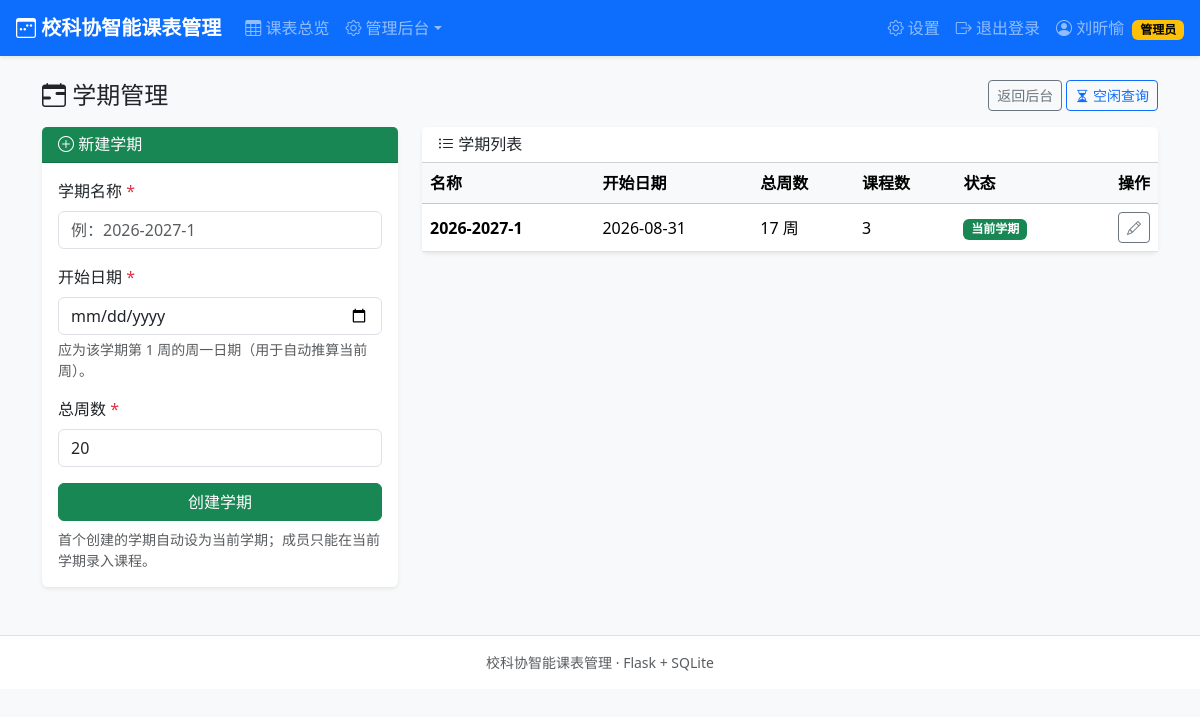
The page /admin/semesters (signed in) on the database as committed earlier.
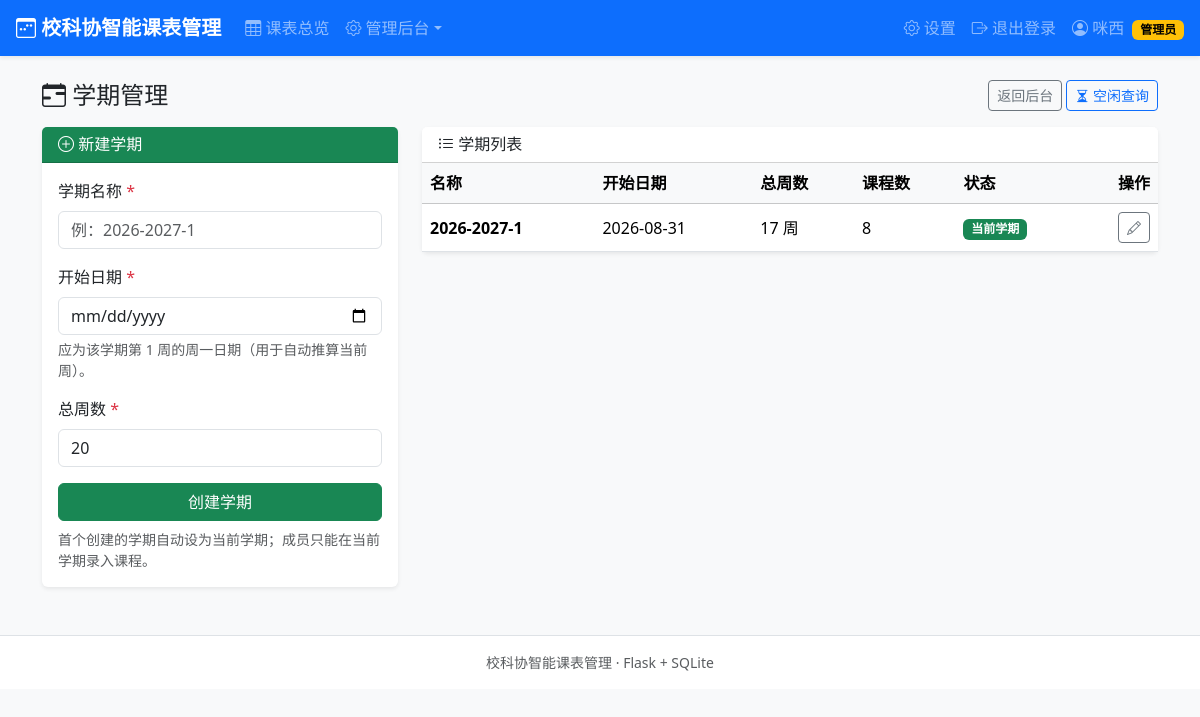
The same page on the database as committed later.
### tables this page shows
CREATE TABLE users (
        id            INTEGER PRIMARY KEY AUTOINCREMENT,
        student_id    TEXT NOT NULL UNIQUE,
        password_hash TEXT NOT NULL,
        name          TEXT NOT NULL,
        identity      TEXT NOT NULL,               -- 主席/部长/干事
        department    TEXT,                        -- 主席可以为空
        cohort        INTEGER NOT NULL,            -- 届数，如 2026
        role          TEXT NOT NULL DEFAULT 'member',  -- admin/member
        created_at    TEXT NOT NULL
    , major TEXT NOT NULL DEFAULT '');

CREATE TABLE semesters (
        id          INTEGER PRIMARY KEY AUTOINCREMENT,
        name        TEXT NOT NULL UNIQUE,          -- 如 2026-2027-1
        start_date  TEXT NOT NULL,                 -- YYYY-MM-DD(周一)
        total_weeks INTEGER NOT NULL,
        is_active   INTEGER NOT NULL DEFAULT 0,
        created_at  TEXT NOT NULL
    );

### app.py (the view)
@app.route("/admin/semesters")
@admin_required
def admin_semesters():
    semesters = query("SELECT s.*, (SELECT COUNT(*) FROM courses c WHERE c.semester_id=s.id) AS cnt "
                      "FROM semesters s ORDER BY s.id DESC")
    return render_template("admin/semesters.html", semesters=semesters)

### app.py (called while the page is built)
def get_db():
    if "db" not in g:
        conn = sqlite3.connect(DB_PATH)
        conn.row_factory = sqlite3.Row
        conn.execute("PRAGMA foreign_keys = ON")
        g.db = conn
    return g.db

def query(sql, args=()):
    return get_db().execute(sql, args).fetchall()

def query_one(sql, args=()):
    return get_db().execute(sql, args).fetchone()

def login_required(view):
    @wraps(view)
    def wrapped(*args, **kwargs):
        if session.get("user_id") is None:
            flash("请先登录", "warning")
            return redirect(url_for("login", next=request.full_path if request.query_string else url_for("index")))
        return view(*args, **kwargs)
    return wrapped

def admin_required(view):
    @wraps(view)
    @login_required
    def wrapped(*args, **kwargs):
        user = get_current_user()
        if user is None or user["role"] != "admin":
            flash("需要管理员权限", "danger")
            return redirect(url_for("index"))
        return view(*args, **kwargs)
    return wrapped

def get_current_user():
    uid = session.get("user_id")
    if uid is None:
        return None
    return query_one("SELECT * FROM users WHERE id = ?", (uid,))

### templates/admin/semesters.html (shortened to what this page needs)
{% extends "base.html" %}
{% block content %}
<div class="d-flex justify-content-between align-items-center mb-3">
  <h4 class="mb-0"><i class="bi bi-calendar-range"></i> 学期管理</h4>
  <div>
    <a class="btn btn-sm btn-outline-secondary" href="{{ url_for('admin_index') }}">返回后台</a>
    <a class="btn btn-sm btn-outline-primary" href="{{ url_for('admin_free') }}"><i class="bi bi-hourglass-split"></i> 空闲查询</a>
  </div>
</div>
<div class="row g-4">
  <div class="col-lg-4">
    <div class="card shadow-sm">
      <div class="card-header bg-success text-white"><h6 class="mb-0"><i class="bi bi-plus-circle"></i> 新建学期</h6></div>
      <div class="card-body">
        <form method="post" action="{{ url_for('admin_semester_add') }}">
          <div class="mb-3">
            <label class="form-label">学期名称 <span class="text-danger">*</span></label>
            <input class="form-control" name="name" placeholder="例：2026-2027-1" required>
          </div>
          <div class="mb-3">
            <label class="form-label">开始日期 <span class="text-danger">*</span></label>
            <input class="form-control" type="date" name="start_date" required>
            <div class="form-text">应为该学期第 1 周的周一日期（用于自动推算当前周）。</div>
          </div>
          <div class="mb-3">
            <label class="form-label">总周数 <span class="text-danger">*</span></label>
            <input class="form-control" type="number" name="total_weeks" min="1" max="30" value="20" required>
          </div>
          <button class="btn btn-success w-100" type="submit">创建学期</button>
        </form>
        <div class="form-text mt-2">首个创建的学期自动设为当前学期；成员只能在当前学期录入课程。</div>
      </div>
    </div>
  </div>
  <div class="col-lg-8">
    <div class="card shadow-sm">
      <div class="card-header bg-white"><h6 class="mb-0"><i class="bi bi-list-ul"></i> 学期列表</h6></div>
      <div class="table-responsive">
        <table class="table table-hover align-middle mb-0">
          <thead class="table-light">
            <tr><th>名称</th><th>开始日期</th><th>总周数</th><th>课程数</th><th>状态</th><th class="text-end">操作</th></tr>
          </thead>
          <tbody>
            {% for s in semesters %}
            <tr>
              <td class="fw-bold">{{ s.name }}</td>
              <td>{{ s.start_date }}</td>
              <td>{{ s.total_weeks }} 周</td>
              <td>{{ s.cnt }}</td>
              <td>
                {% if s.is_active %}<span class="badge text-bg-success">当前学期</span>
                {% else %}<span class="badge text-bg-light border">未启用</span>{% endif %}
              </td>
              <td class="text-end">
                <a class="btn btn-sm btn-outline-secondary" href="{{ url_for('admin_semester_edit', sid=s.id) }}" title="编辑"><i class="bi bi-pencil"></i></a>
              </td>
            </tr>
            {% endfor %}
          </tbody>
        </table>
      </div>
    </div>
  </div>
</div>
{% endblock %}

### templates/base.html (shortened to what this page needs)
<!DOCTYPE html>
<html lang="zh-CN">
<head>
  <link href="https://cdn.jsdelivr.net/npm/bootstrap@5.3.3/dist/css/bootstrap.min.css" rel="stylesheet">
  <link href="https://cdn.jsdelivr.net/npm/bootstrap-icons@1.11.3/font/bootstrap-icons.min.css" rel="stylesheet">
  <link href="{{ url_for('static', filename='style.css') }}" rel="stylesheet">
</head>
<body class="bg-light">
{% if session.get('user_id') %}
<nav class="navbar navbar-expand-lg navbar-dark bg-primary shadow-sm sticky-top">
  <div class="container-fluid px-3">
    <a class="navbar-brand fw-bold" href="{{ url_for('schedule') }}">
      <i class="bi bi-calendar3-week"></i> 校科协智能课表管理
    </a>
    <div class="collapse navbar-collapse" id="navMain">
      <ul class="navbar-nav me-auto">
        <li class="nav-item"><a class="nav-link" href="{{ url_for('schedule') }}"><i class="bi bi-table"></i> 课表总览</a></li>
        {% if session.get('role') == 'admin' %}
        <li class="nav-item dropdown">
          <a class="nav-link dropdown-toggle" href="#" role="button" data-bs-toggle="dropdown"><i class="bi bi-gear"></i> 管理后台</a>
        </li>
        {% endif %}
      </ul>
      <ul class="navbar-nav">
        <li class="nav-item"><a class="nav-link" href="{{ url_for('settings') }}"><i class="bi bi-gear"></i> 设置</a></li>
        <li class="nav-item">
          <a class="nav-link" href="{{ url_for('logout') }}"><i class="bi bi-box-arrow-right"></i> 退出登录</a>
        </li>
      </ul>
      <span class="navbar-text ms-2">
        <i class="bi bi-person-circle"></i> {{ session.get('name') }}
        {% if session.get('role') == 'admin' %}<span class="badge text-bg-warning ms-1">管理员</span>{% endif %}
      </span>
    </div>
  </div>
</nav>
{% endif %}
<main class="container py-4">
  {% block content %}{% endblock %}
</main>
<footer class="text-center text-muted small py-3 border-top bg-white mt-4">
  校科协智能课表管理 · Flask + SQLite
</footer>
</body>
</html>

Rows that differ between the two databases and show on the page:
no longer on this page (row edited): users: get "刘昕愉"
computed for semesters: cnt "3" → "8"
Other text that changed with them:
{{ session.get('name') }}: (not shown) → "咪西"
